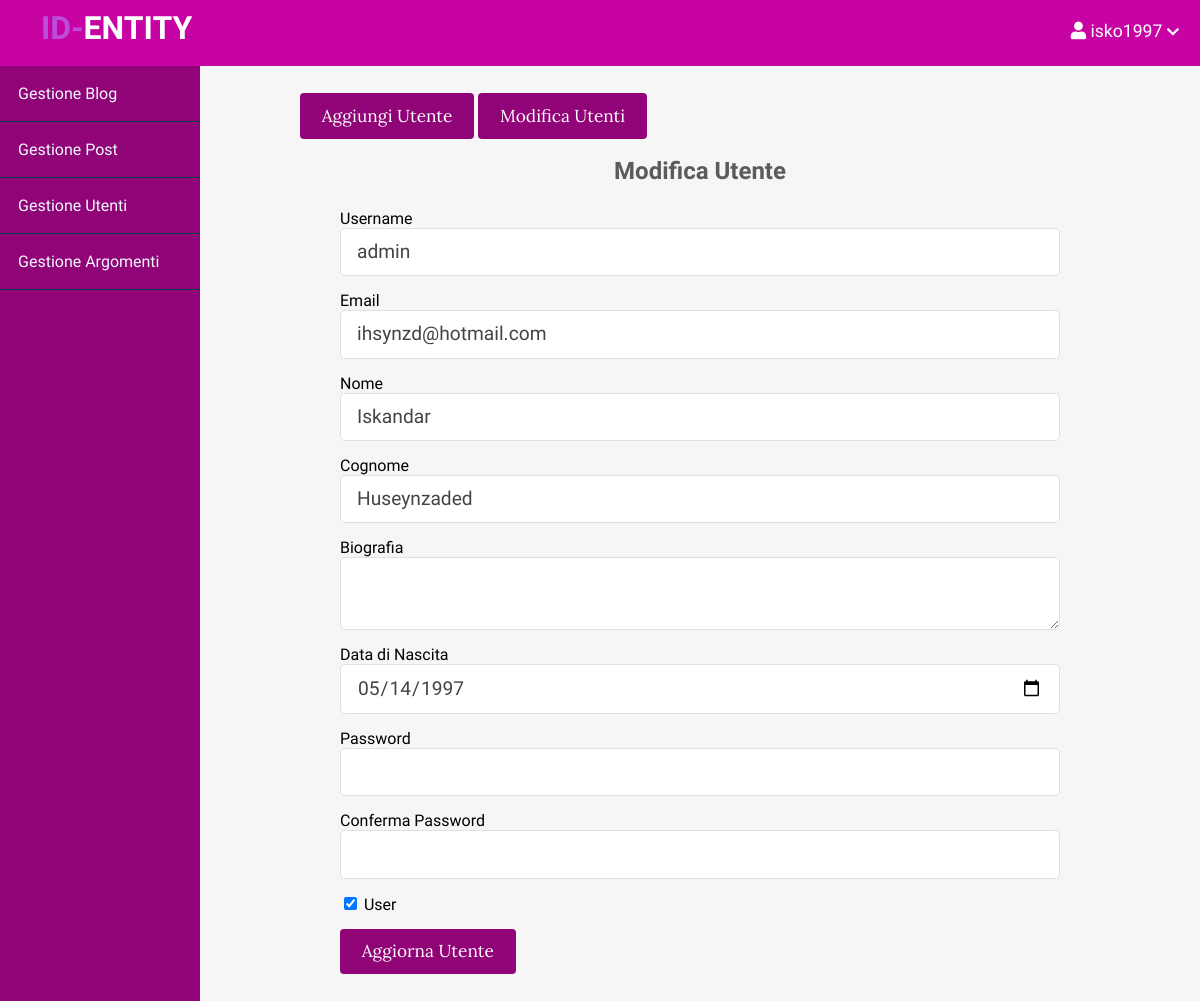
Screenshot of /admin/users/edit.php?id=40 (signed in) with the database file from the repository.
### tables this page shows
CREATE TABLE `users` (
  `id` int(11) NOT NULL,
  `admin` tinyint(4) NOT NULL,
  `username` varchar(255) NOT NULL,
  `email` varchar(255) NOT NULL,
  `password` varchar(255) NOT NULL,
  `created_at` timestamp NOT NULL DEFAULT current_timestamp(),
  `nome` text NOT NULL,
  `cognome` text NOT NULL,
  `dataNascita` date NOT NULL,
  `biografia` text NOT NULL
);

### app/database/db.php (called while the page is built, shortened)
<?php
require('connect.php');
function executeQuery($sql, $data)
{
    global $conn;
    $stmt = $conn->prepare($sql);
    $values = array_values($data);
    $types = str_repeat('s', count($values));
    $stmt->bind_param($types, ...$values);
    $stmt->execute();
    return $stmt;
}
function selectOne($table, $conditions)
{
    $sql = "SELECT * FROM $table";
    $i = 0;
    foreach ($conditions as $key => $value) {
        if ($i === 0) {
            $sql = $sql . " WHERE $key=?";
        } else {
            $sql = $sql . " AND $key=?";
        }
        $i++;
    }
    $sql = $sql . " LIMIT 1";
    $stmt = executeQuery($sql, $conditions);
    $records = $stmt->get_result()->fetch_assoc();
    return $records;
}

### app/controllers/users.php (called while the page is built, shortened)
<?php
include(ROOT_PATH . "/app/database/db.php");
$table = 'users';
$password = '';
$passwordConf = '';
if (isset($_GET['id'])) {
    $user = selectOne($table, ['id' => $_GET['id']]);
    $admin = $user['admin'];
    $email = $user['email'];
}

### admin/users/edit.php (the view, shortened to what this page needs)
<?php include(ROOT_PATH . "/app/controllers/users.php");
?>
<?php
$user_id = $_GET['id'];
$sql = "SELECT * FROM users WHERE id = $user_id";
$result = mysqli_query($conn,$sql);
$row = mysqli_fetch_array($result, MYSQLI_ASSOC);
$username = $row["username"];
$utentenome = $row["nome"];
$utentecognome = $row["cognome"];
$utentebio = $row["biografia"];
$dataNasc = $row["dataNascita"];
?>
<!DOCTYPE html>
<html lang="en">
    <head>
        <link rel="stylesheet"
            href="https://use.fontawesome.com/releases/v5.7.2/css/all.css"
>
        <link rel="stylesheet" href="../../assets/css/style.css">
        <link rel="stylesheet" href="../../assets/css/admin.css">
    </head>
    <body>
    <?php include(ROOT_PATH . "/app/includes/adminHeader.php"); ?>
        <div class="admin-wrapper">
        <?php include(ROOT_PATH . "/app/includes/adminSidebar.php"); ?>
            <div class="admin-content">
                <div class="button-group">
                    <a href="create.php" class="btn btn-big"style="background:#910477;">Aggiungi Utente</a>
                    <a href="index.php" class="btn btn-big"style="background:#910477;">Modifica Utenti</a>
                </div>
                <div class="content">
                    <h2 class="page-title">Modifica Utente</h2>
                    <form action="edit.php" method="post">
                        <div>
                            <label>Username</label>
                            <input type="text" name="username" value="<?php echo $username; ?>" class="text-input">
                        </div>
                        <div>
                            <label>Email</label>
                            <input type="email" name="email" value="<?php echo $email; ?>" class="text-input">
                        </div>
                        <div>
                            <label>Nome</label>
                            <input type="text" name="nome" value="<?php echo $utentenome; ?>" class="text-input">
                        </div>
                        <div>
                            <label>Cognome</label>
                            <input type="text" name="cognome" value="<?php echo $utentecognome; ?>" class="text-input">
                        </div>
                        <div>
                            <label>Biografia</label>
                            <textarea  maxlength="500" type="text" name="biografia" value="<?php echo $utentebio; ?>" class="text-input"></textarea>
                        </div>
                        <div>
                            <label>Data di Nascita</label>
                            <input type="date" name="dataNascita" value="<?php echo $dataNasc; ?>" class="text-input">
                        </div>
                        <div>
                            <label>Password</label>
                            <input type="password" name="password" value="<?php echo $password; ?>" class="text-input">
                        </div>
                        <div>
                            <label>Conferma Password</label>
                            <input type="password" name="passwordConf" value="<?php echo $passwordConf; ?>" class="text-input">
                        </div>
                        <div>
                            <?php if (isset($admin) && $admin == 1): ?>
                                <label>
                                    <input type="checkbox" name="admin" checked>
                                    Admin
                                </label>
                            <?php else: ?>
                                <label>
                                    <input type="checkbox" name="user" checked>
                                   User
                                </label>
                            <?php endif; ?>
                        </div>
                        <div>
                            <button type="submit" name="update-user" class="btn btn-big"style="background:#910477;">Aggiorna Utente</button>
                        </div>
                    </form>
                </div>
            </div>
        </div>
    </body>
</html>

### assets/css/style.css (style rules this page uses)
* { box-sizing: border-box; }
html, body { height: 100%; padding: 0px; margin: 0px; background: #f6f6f6; font-family: "Varela Round", -apple-system, BlinkMacSystemFont, "Segoe UI", Roboto, "Helvetica Neue", Arial, sans-serif, "Apple Color Emoji", "Segoe UI Emoji", "Segoe UI Symbol", "Noto Color Emoji"; }
h1, h2, h3, h4, h5, h6 { font-family: "Varela Round", -apple-system, BlinkMacSystemFont, "Segoe UI", Roboto, "Helvetica Neue", Arial, sans-serif, "Apple Color Emoji", "Segoe UI Emoji", "Segoe UI Symbol", "Noto Color Emoji"; color: #5c5b5b; margin: 5px; }
a { text-decoration: none; color: inherit; }
.btn { padding: 0.5rem 1rem; background: #006669; color: white; border: 1px solid transparent; border-radius: 0.25rem; font-size: 1.08em; font-family: "Lora", serif; }
.btn-big { padding: 0.7rem 1.3rem; line-height: 1.3rem; }
.text-input { padding: 0.7rem 1rem; display: block; width: 100%; border-radius: 5px; border: 1px solid #e0e0e0; outline: none; color: #444; line-height: 1.5rem; font-size: 1.2em; font-family: "Varela Round", -apple-system, BlinkMacSystemFont, "Segoe UI", Roboto, "Helvetica Neue", Arial, sans-serif, "Apple Color Emoji", "Segoe UI Emoji", "Segoe UI Symbol", "Noto Color Emoji"; }
.content { width: 90%; margin: 30px auto 30px; }

### assets/css/admin.css (style rules this page uses)
.admin-wrapper { display: flex; height: calc(100% - 66px); }
.admin-wrapper .admin-content { flex: 8; height: 100%; padding: 40px 100px 100px; overflow-y: scroll; }
.admin-content .page-title { text-align: center; margin-bottom: 1.5rem; }
form div { margin-bottom: 15px; }

### rows the page displays
users: username "admin", email "ihsynzd@hotmail.com", nome "Iskandar", cognome "Huseynzaded", dataNascita "05/14/1997"

### other values shown
$_SESSION['username'] "isko1997"
